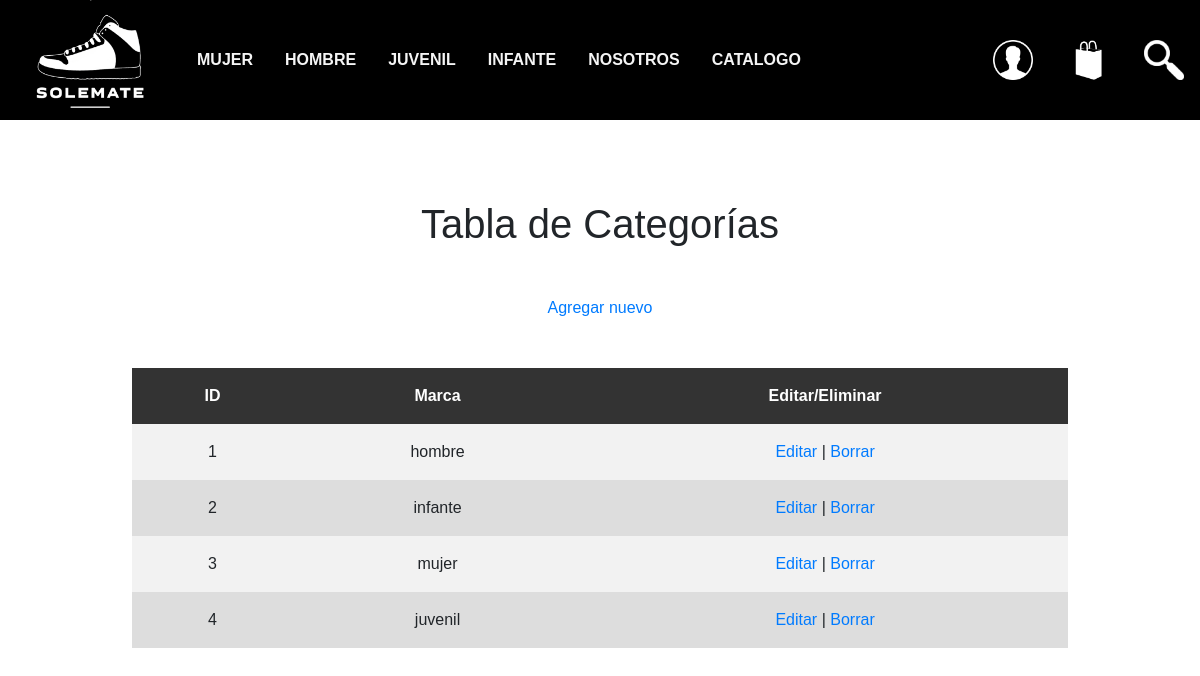
The app's page /php/tablaCategorias.php with its own data.
### tables this page shows
CREATE TABLE `categories` (
  `category_id` INT AUTO_INCREMENT PRIMARY KEY,
  `category_name` VARCHAR(50) NOT NULL
);

### php/tablaCategorias.php (the view, shortened to what this page needs)
<!DOCTYPE html>
<html lang="en">
<head>
    <link rel="stylesheet" href="../css/normalize.css">
    <link rel="stylesheet" href="../css/index.css">
    <link rel="stylesheet" href="../css/tablas.css">
    <link rel="stylesheet" href="https://cdn.jsdelivr.net/npm/bootstrap@4.0.0/dist/css/bootstrap.min.css"
>
</head>
<body>
    <?php
    include 'navbar.php';
    ?>
    <div class="contenedorTabla">
    <h1>Tabla de Categorías</h1>
    <div class="boton-agregar">
        <a href="">Agregar nuevo</a>
    </div>
    <table>
        <tr>
            <th>ID</th>
            <th>Marca</th>
            <th>Editar/Eliminar</th>
        </tr>
        <?php
        $sname = "localhost";
        $uname = "root";
        $password = "";
        $db_name = "SOLEMATE";
        $conn = mysqli_connect($sname, $uname, $password, $db_name);
        $sql = "SELECT category_id, category_name FROM categories";
        $result = mysqli_query($conn, $sql);
        if (mysqli_num_rows($result) > 0) {
            while ($row = mysqli_fetch_assoc($result)) {
                echo "<tr>";
                echo "<td>" . $row["category_id"] . "</td>";
                echo "<td>" . $row["category_name"] . "</td>";
                echo "<td>";
                echo "<a href='editarCategoria.php?category_id=" . $row["category_id"] . "'>Editar</a>";
                echo " | ";
                echo "<a href='borrarCategoria.php?category_id=" . $row["category_id"] . "'>Borrar</a>";
                echo "</td>";
                echo "</tr>";
            }
        } else {
            echo "<tr><td colspan='5'>No se encontraron categorías</td></tr>";
        }
        ?>
    </table>
    </div>
</body>
</html>

### css/index.css (style rules this page uses)
* { font-family: 'GetVoIP Grotesque', sans-serif; }
body { background-color: #F6F7F6; }

### css/tablas.css (style rules this page uses)
* { font-family: 'GetVoIP Grotesque', sans-serif; }
.contenedorTabla { text-align: center; margin: 10vh; width: auto; max-height: 60vh; }
table { margin: 0 auto; background-color: gray; padding: 2%; border-collapse: collapse; width: 90%; }
table th, table td { padding: 1em; }
table th { background-color: #333; color: white; }
table tr:nth-child(even) { background-color: #f2f2f2; }
table tr:nth-child(odd) { background-color: #ddd; }
.boton-agregar { text-align: center; margin: 6vh; }
.boton-agregar a { text-decoration: none; transition: 0.2s; }

### records on screen
categories: category_id "1", category_name "hombre"
categories: category_id "2", category_name "infante"
categories: category_id "3", category_name "mujer"
categories: category_id "4", category_name "juvenil"
